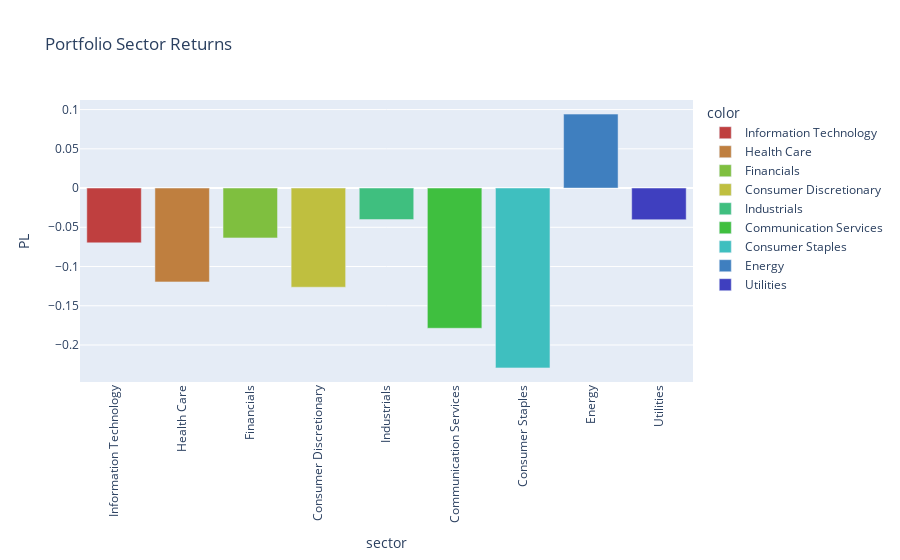

Write notebook code for a chart like this one.
### Code cell
#Chart5

#Calculating the building blocks to create the portfolio P/L bar graph at the sector level.  
sectorstv = sectors.TV.sum().sort_values(ascending = False)
sectorsmv = sectors.MV.sum().sort_values(ascending = False)
sectorsdv  = sectorsmv - sectorstv

#Creating a dataframe from the building blocks. PL is the actual portfolio P/L. 
dv_frame = pd.DataFrame({'Sector': list(sectorsdv.index),
                         'Loss': sectorsdv.values,
                         'PL': sectorsdv/(sectorsmv + abs(sectorsdv))
                        }).set_index('Sector').reindex(sector_delta.index)

#Creating the bar graph of portfolio returns at the sector level. 
chart5 = px.bar(dv_frame, x = dv_frame.index, y = dv_frame['PL'], color =[x for x in dv_frame.index],
                color_discrete_map=colormap,
               title='Portfolio Sector Returns',
                height = 500)

#Tweaking the tick angles and changing the placement of the bars to match the SP500 sector indexes. 
chart5.update_xaxes(tickangle = -90)
chart5.update_layout(xaxis={'categoryorder':'array', 'categoryarray':[x for x in dv_frame.index if x in spy2.index]})

chart5.show()

### Figure 1 — Plotly figure (JSON) as saved in the notebook; plotly's stock layout.template omitted (floating-point values rounded to 4 significant figures)
{"data": [{"alignmentgroup": "True", "hovertemplate": "color=Information Technology<br>sector=%{x}<br>PL=%{y}<extra></extra>", "legendgroup": "Information Technology", "marker": {"color": "#BF3F3F", "pattern": {"shape": ""}}, "name": "Information Technology", "offsetgroup": "Information Technology", "orientation": "v", "showlegend": true, "textposition": "auto", "type": "bar", "x": ["Information Technology"], "xaxis": "x", "y": [-0.06984], "yaxis": "y"}, {"alignmentgroup": "True", "hovertemplate": "color=Health Care<br>sector=%{x}<br>PL=%{y}<extra></extra>", "legendgroup": "Health Care", "marker": {"color": "#BF7F3F", "pattern": {"shape": ""}}, "name": "Health Care", "offsetgroup": "Health Care", "orientation": "v", "showlegend": true, "textposition": "auto", "type": "bar", "x": ["Health Care"], "xaxis": "x", "y": [-0.1196], "yaxis": "y"}, {"alignmentgroup": "True", "hovertemplate": "color=Financials<br>sector=%{x}<br>PL=%{y}<extra></extra>", "legendgroup": "Financials", "marker": {"color": "#7FBF3F", "pattern": {"shape": ""}}, "name": "Financials", "offsetgroup": "Financials", "orientation": "v", "showlegend": true, "textposition": "auto", "type": "bar", "x": ["Financials"], "xaxis": "x", "y": [-0.06356], "yaxis": "y"}, {"alignmentgroup": "True", "hovertemplate": "color=Consumer Discretionary<br>sector=%{x}<br>PL=%{y}<extra></extra>", "legendgroup": "Consumer Discretionary", "marker": {"color": "#BFBF3F", "pattern": {"shape": ""}}, "name": "Consumer Discretionary", "offsetgroup": "Consumer Discretionary", "orientation": "v", "showlegend": true, "textposition": "auto", "type": "bar", "x": ["Consumer Discretionary"], "xaxis": "x", "y": [-0.1264], "yaxis": "y"}, {"alignmentgroup": "True", "hovertemplate": "color=Industrials<br>sector=%{x}<br>PL=%{y}<extra></extra>", "legendgroup": "Industrials", "marker": {"color": "#3FBF7F", "pattern": {"shape": ""}}, "name": "Industrials", "offsetgroup": "Industrials", "orientation": "v", "showlegend": true, "textposition": "auto", "type": "bar", "x": ["Industrials"], "xaxis": "x", "y": [-0.04017], "yaxis": "y"}, {"alignmentgroup": "True", "hovertemplate": "color=Communication Services<br>sector=%{x}<br>PL=%{y}<extra></extra>", "legendgroup": "Communication Services", "marker": {"color": "#3FBF3F", "pattern": {"shape": ""}}, "name": "Communication Services", "offsetgroup": "Communication Services", "orientation": "v", "showlegend": true, "textposition": "auto", "type": "bar", "x": ["Communication Services"], "xaxis": "x", "y": [-0.1787], "yaxis": "y"}, {"alignmentgroup": "True", "hovertemplate": "color=Consumer Staples<br>sector=%{x}<br>PL=%{y}<extra></extra>", "legendgroup": "Consumer Staples", "marker": {"color": "#3FBFBF", "pattern": {"shape": ""}}, "name": "Consumer Staples", "offsetgroup": "Consumer Staples", "orientation": "v", "showlegend": true, "textposition": "auto", "type": "bar", "x": ["Consumer Staples"], "xaxis": "x", "y": [-0.2292], "yaxis": "y"}, {"alignmentgroup": "True", "hovertemplate": "color=Energy<br>sector=%{x}<br>PL=%{y}<extra></extra>", "legendgroup": "Energy", "marker": {"color": "#3F7FBF", "pattern": {"shape": ""}}, "name": "Energy", "offsetgroup": "Energy", "orientation": "v", "showlegend": true, "textposition": "auto", "type": "bar", "x": ["Energy"], "xaxis": "x", "y": [0.09426], "yaxis": "y"}, {"alignmentgroup": "True", "hovertemplate": "color=Utilities<br>sector=%{x}<br>PL=%{y}<extra></extra>", "legendgroup": "Utilities", "marker": {"color": "#3F3FBF", "pattern": {"shape": ""}}, "name": "Utilities", "offsetgroup": "Utilities", "orientation": "v", "showlegend": true, "textposition": "auto", "type": "bar", "x": ["Utilities"], "xaxis": "x", "y": [-0.04031], "yaxis": "y"}], "layout": {"autosize": true, "barmode": "relative", "legend": {"title": {"text": "color"}, "tracegroupgap": 0}, "title": {"text": "Portfolio Sector Returns"}, "xaxis": {"anchor": "y", "autorange": true, "categoryarray": ["Information Technology", "Health Care", "Financials", "Consumer Discretionary", "Industrials", "Communication Services", "Consumer Staples", "Energy", "Utilities"], "categoryorder": "array", "domain": [0, 1], "range": [-0.5, 8.5], "tickangle": -90, "title": {"text": "sector"}, "type": "category"}, "yaxis": {"anchor": "x", "autorange": true, "domain": [0, 1], "range": [-0.2472, 0.1122], "title": {"text": "PL"}, "type": "linear"}}}
